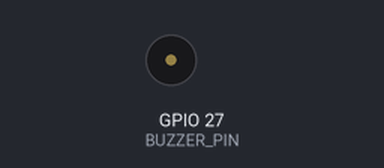
Simulated run of this sketch. Board: ESP32. Shown: buzzer (waves = sounding). What the sketch prints to the serial monitor is not drawn.

Above: at 6.3 s.
At 9.5 s:
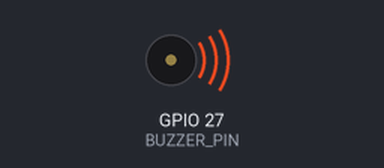
Timing chart, 0 to 11.9 s (numbered marks = the images above):
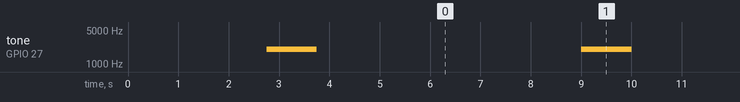

The sketch:

BuzzerTest.ino
```cpp
// Standalone buzzer check for the ESP32 parking project.
// GPIO27 is the buzzer pin used by ParkingGate.ino.
// Use direct GPIO drive only with a 3.3 V, low-current buzzer.

constexpr uint8_t BUZZER_PIN = 27;

void setup() {
  Serial.begin(115200);
  delay(500);

  pinMode(BUZZER_PIN, OUTPUT);
  digitalWrite(BUZZER_PIN, LOW);

  Serial.println("Buzzer test starting on GPIO27.");
  Serial.println("Active-buzzer test: three clear beeps.");
  for (uint8_t i = 0; i < 3; ++i) {
    digitalWrite(BUZZER_PIN, HIGH);
    delay(400);
    digitalWrite(BUZZER_PIN, LOW);
    delay(350);
  }

  Serial.println("Passive-buzzer test: 2 kHz tone for one second.");
  if (ledcAttach(BUZZER_PIN, 2000, 8)) {
    ledcWriteTone(BUZZER_PIN, 2000);
    delay(1000);
    ledcWriteTone(BUZZER_PIN, 0);
    ledcDetach(BUZZER_PIN);
    Serial.println("PWM tone test complete.");
  } else {
    Serial.println("PWM could not attach to GPIO27.");
  }

  Serial.println("Test complete. It will repeat every three seconds.");
}

void loop() {
  delay(3000);
  for (uint8_t i = 0; i < 3; ++i) {
    digitalWrite(BUZZER_PIN, HIGH);
    delay(400);
    digitalWrite(BUZZER_PIN, LOW);
    delay(350);
  }

  if (ledcAttach(BUZZER_PIN, 2000, 8)) {
    ledcWriteTone(BUZZER_PIN, 2000);
    delay(1000);
    ledcWriteTone(BUZZER_PIN, 0);
    ledcDetach(BUZZER_PIN);
  }
}
```

Measured:
- by itself, tone on GPIO 27 (BUZZER_PIN): alternates 2000 Hz for 1.0 s and silent for 5.3 s
